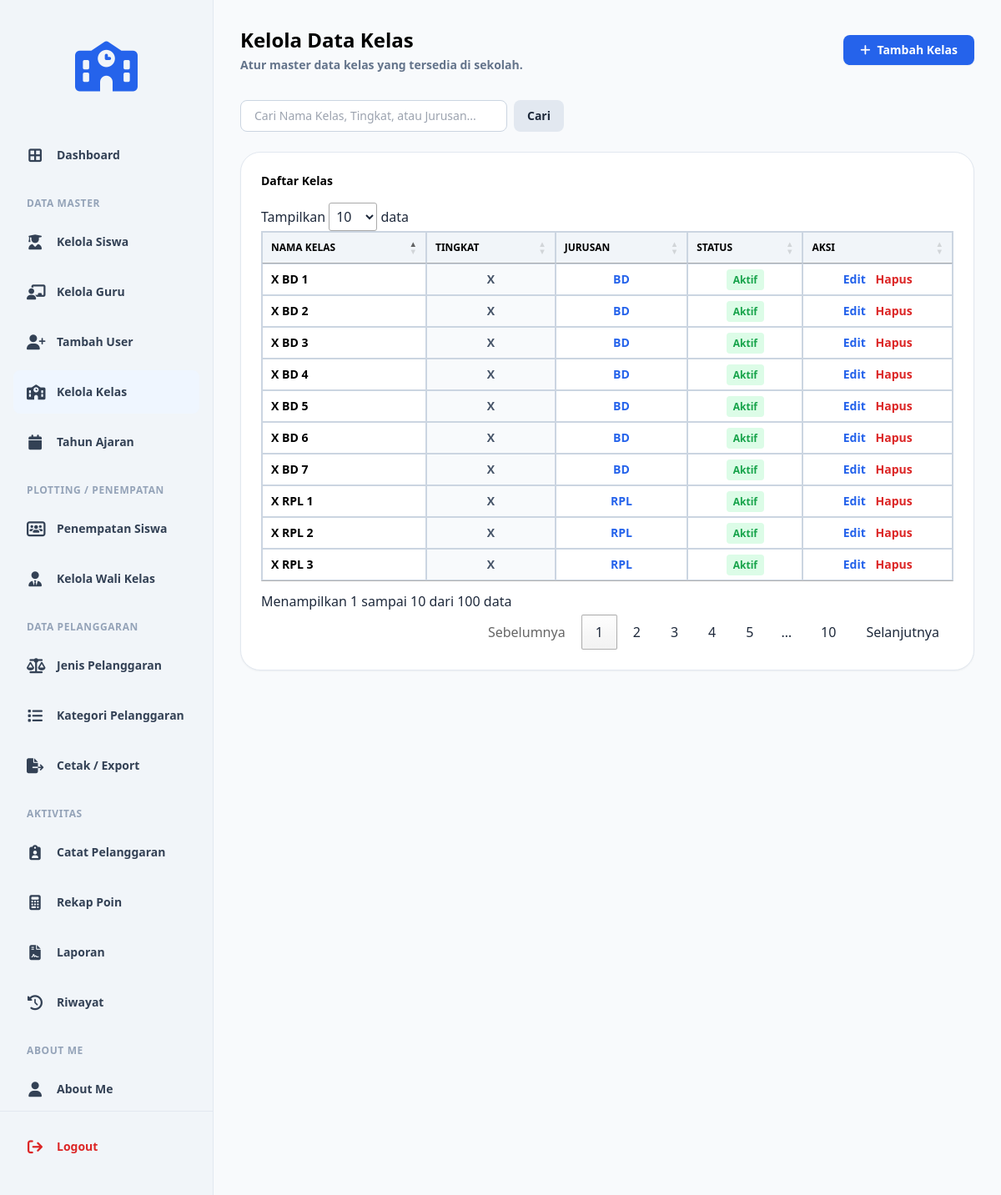
The page /kelola_kelas.php (signed in) on the database its author committed.
### tables this page shows
CREATE TABLE `t_kelas` (
  `id` int(11) NOT NULL,
  `nama` varchar(100) DEFAULT NULL,
  `tingkat` varchar(20) NOT NULL,
  `jurusan` varchar(100) NOT NULL,
  `status_aktif` tinyint(1) NOT NULL,
  `created_at` timestamp NOT NULL DEFAULT current_timestamp(),
  `updated_at` timestamp NOT NULL DEFAULT current_timestamp()
);

### kelola_kelas.php (the view, shortened to what this page needs)
<?php
include 'config/koneksi.php';
$search = $_GET['search'] ?? '';
$where = "";
$query_data = "SELECT * FROM t_kelas $where ORDER BY tingkat ASC, jurusan ASC, nama ASC";
$result = false;
try {
    $result = mysqli_query($koneksi, $query_data);
} catch (Exception $e) {}
?>
<!DOCTYPE html>
<html lang="id">
<head>
    <?php include 'layouts/head.php'; ?>
    <link rel="stylesheet" href="https://cdn.datatables.net/1.13.6/css/jquery.dataTables.min.css">
</head>
<body class="bg-slate-50 text-slate-800 font-sans min-h-screen flex">
    <?php include 'layouts/sidebar.php'; ?>
    <main class="flex-1 p-8 bg-slate-50 overflow-y-auto">
        <div class="flex flex-col md:flex-row justify-between items-start md:items-center mb-8 gap-4">
            <div>
                <h1 class="text-2xl font-bold text-black">Kelola Data Kelas</h1>
                <p class="text-sm font-bold text-slate-500 mt-1">Atur master data kelas yang tersedia di sekolah.</p>
            </div>
            <a href="tambah_kelas.php" class="bg-blue-600 hover:bg-blue-700 text-white px-5 py-2 rounded-lg font-bold text-sm shadow-sm transition flex items-center gap-2">
                <i class="fa-solid fa-plus"></i> Tambah Kelas
            </a>
        </div>
        <form method="GET" class="mb-6 flex gap-2">
            <input type="text" name="search" value="<?php echo htmlspecialchars($search); ?>" placeholder="Cari Nama Kelas, Tingkat, atau Jurusan..." class="px-4 py-2 border border-slate-300 rounded-lg text-sm w-80 focus:outline-none focus:border-blue-600">
            <button type="submit" class="bg-slate-200 hover:bg-slate-300 text-slate-800 px-4 py-2 rounded-lg text-sm font-bold">Cari</button>
        </form>
        <div class="bg-white p-6 rounded-[1.5rem] shadow-sm border border-slate-200">
            <h3 class="text-sm font-bold text-black mb-4">Daftar Kelas</h3>
            <div class="overflow-x-auto">
                <table id="tabelData" class="w-full border-collapse border border-slate-300">
                    <thead class="bg-slate-100">
                        <tr>
                            <th class="border border-slate-300 px-4 py-3 text-xs font-bold text-black uppercase text-left">NAMA KELAS</th>
                            <th class="border border-slate-300 px-4 py-3 text-xs font-bold text-black uppercase text-center">TINGKAT</th>
                            <th class="border border-slate-300 px-4 py-3 text-xs font-bold text-black uppercase text-center">JURUSAN</th>
                            <th class="border border-slate-300 px-4 py-3 text-xs font-bold text-black uppercase text-center">STATUS</th>
                            <th class="border border-slate-300 px-4 py-3 text-xs font-bold text-black uppercase text-center">AKSI</th>
                        </tr>
                    </thead>
                    <tbody>
                        <?php if ($result && mysqli_num_rows($result) > 0): ?>
                            <?php while ($data = mysqli_fetch_assoc($result)): ?>
                                <tr class="hover:bg-slate-50">
                                    <td class="border border-slate-300 px-4 py-3 text-sm font-bold text-black"><?php echo htmlspecialchars($data['nama']); ?></td>
                                    <td class="border border-slate-300 px-4 py-3 text-sm text-center font-bold text-slate-600 bg-slate-50"><?php echo htmlspecialchars($data['tingkat']); ?></td>
                                    <td class="border border-slate-300 px-4 py-3 text-sm text-center text-blue-600 font-bold"><?php echo htmlspecialchars($data['jurusan']); ?></td>
                                    <td class="border border-slate-300 px-4 py-3 text-sm text-center">
                                        <?php echo (isset($data['status_aktif']) && $data['status_aktif'] == 1) ? '<span class="text-green-600 font-bold bg-green-100 px-2 py-1 rounded text-xs">Aktif</span>' : '<span class="text-slate-500 font-bold bg-slate-100 px-2 py-1 rounded text-xs">Non-Aktif</span>'; ?>
                                    </td>
                                    <td class="border border-slate-300 px-4 py-3 text-sm text-center">
                                        <a href="edit_kelas.php?id=<?php echo $data['id']; ?>" class="text-blue-600 font-bold mr-2 hover:underline">Edit</a>
                                        <a href="kelola_kelas.php?delete_id=<?php echo $data['id']; ?>" onclick="return confirm('Hapus kelas ini secara permanen?')" class="text-red-600 font-bold hover:underline">Hapus</a>
                                    </td>
                                </tr>
                            <?php endwhile; ?>
                        <?php else: ?>
                            <tr>
                                <td colspan="5" class="border border-slate-300 px-4 py-8 text-center text-slate-500 font-bold">Belum ada data kelas.</td>
                            </tr>
                        <?php endif; ?>
                    </tbody>
                </table>
            </div>
        </div>
    </main>
</body>
</html>

### rows shown on the page
t_kelas: nama "X BD 1", tingkat "X", jurusan "BD", status_aktif "Aktif"
t_kelas: nama "X BD 2", tingkat "X", jurusan "BD", status_aktif "Aktif"
t_kelas: nama "X BD 3", tingkat "X", jurusan "BD", status_aktif "Aktif"
t_kelas: nama "X BD 4", tingkat "X", jurusan "BD", status_aktif "Aktif"
t_kelas: nama "X BD 5", tingkat "X", jurusan "BD", status_aktif "Aktif"
t_kelas: nama "X BD 6", tingkat "X", jurusan "BD", status_aktif "Aktif"
t_kelas: nama "X BD 7", tingkat "X", jurusan "BD", status_aktif "Aktif"
t_kelas: nama "X RPL 1", tingkat "X", jurusan "RPL", status_aktif "Aktif"
t_kelas: nama "X RPL 2", tingkat "X", jurusan "RPL", status_aktif "Aktif"
t_kelas: nama "X RPL 3", tingkat "X", jurusan "RPL", status_aktif "Aktif"
